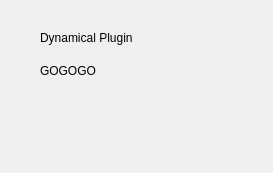
<?xml version="1.0" encoding="UTF-8"?>
<ui version="4.0">
 <class>Form</class>
 <widget class="QWidget" name="Form">
  <property name="geometry">
   <rect>
    <x>0</x>
    <y>0</y>
    <width>273</width>
    <height>173</height>
   </rect>
  </property>
  <property name="windowTitle">
   <string>Form</string>
  </property>
  <widget class="QLabel" name="label">
   <property name="geometry">
    <rect>
     <x>40</x>
     <y>60</y>
     <width>201</width>
     <height>21</height>
    </rect>
   </property>
   <property name="text">
    <string>GOGOGO</string>
   </property>
  </widget>
  <widget class="QLabel" name="label_2">
   <property name="geometry">
    <rect>
     <x>40</x>
     <y>30</y>
     <width>151</width>
     <height>16</height>
    </rect>
   </property>
   <property name="text">
    <string>Dynamical Plugin</string>
   </property>
  </widget>
 </widget>
 <resources/>
 <connections/>
</ui>
